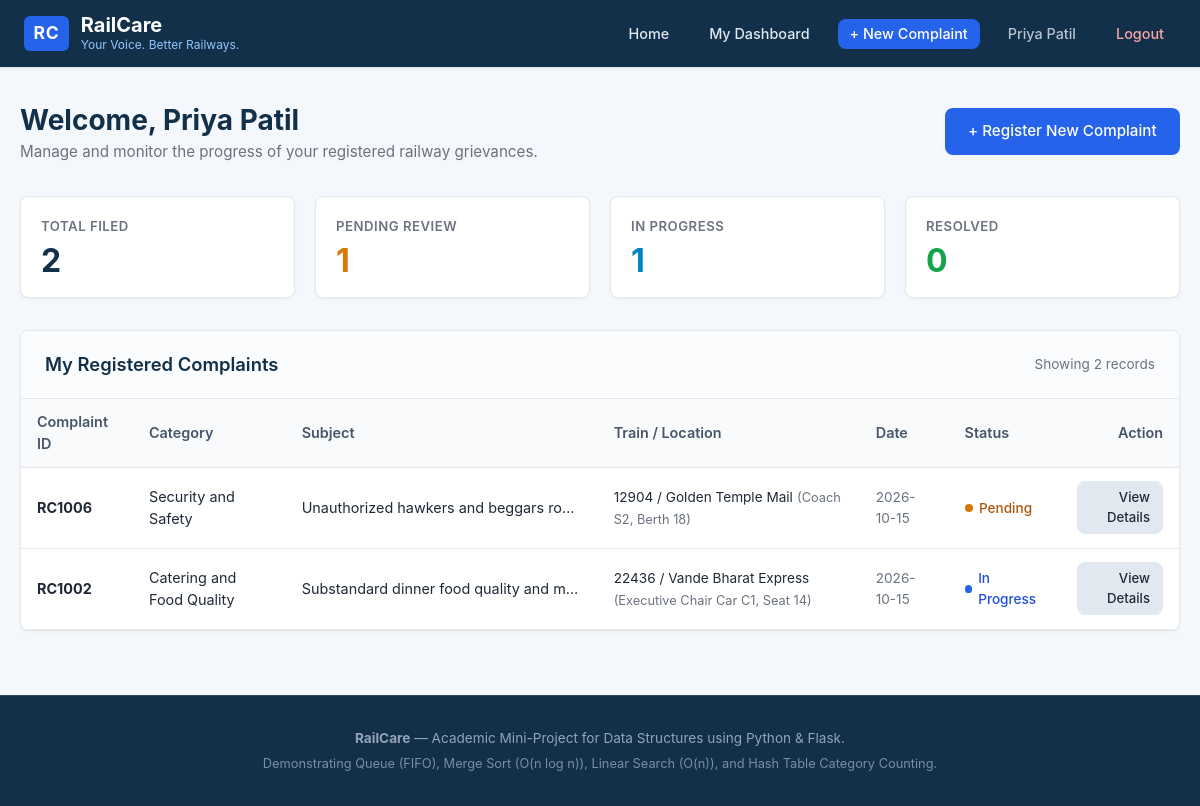
Page /user/dashboard (signed in) on the committed database.
### tables this page shows
CREATE TABLE complaints (
        id INTEGER PRIMARY KEY AUTOINCREMENT,
        complaint_id TEXT UNIQUE NOT NULL,
        user_id INTEGER NOT NULL,
        train_number TEXT NOT NULL,
        pnr_number TEXT,
        journey_date DATE NOT NULL,
        category TEXT NOT NULL,
        subject TEXT NOT NULL,
        description TEXT NOT NULL,
        location TEXT,
        status TEXT NOT NULL CHECK(status IN ('Pending', 'In Progress', 'Resolved')),
        created_at DATETIME DEFAULT CURRENT_TIMESTAMP,
        updated_at DATETIME DEFAULT CURRENT_TIMESTAMP,
        FOREIGN KEY (user_id) REFERENCES users (id) ON DELETE CASCADE
    );

### routes/user.py (the view)
@user_bp.route('/dashboard')
def dashboard():
    user_id = session['user_id']
    conn = get_db()
    cursor = conn.cursor()
    cursor.execute("""
        SELECT * FROM complaints
        WHERE user_id = ?
        ORDER BY created_at DESC;
    """, (user_id,))
    rows = cursor.fetchall()
    conn.close()
    complaints = [dict(row) for row in rows]
    summary = {
        'total': len(complaints),
        'pending': sum(1 for c in complaints if c['status'] == 'Pending'),
        'in_progress': sum(1 for c in complaints if c['status'] == 'In Progress'),
        'resolved': sum(1 for c in complaints if c['status'] == 'Resolved')
    }
    return render_template(
        'user_dashboard.html',
        user_name=session.get('user_name', 'Passenger'),
        summary=summary,
        complaints=complaints
    )

### database.py (called while the page is built)
def get_db():
    if not os.path.exists(Config.INSTANCE_DIR):
        os.makedirs(Config.INSTANCE_DIR, exist_ok=True)
    conn = sqlite3.connect(Config.DATABASE)
    conn.row_factory = sqlite3.Row
    conn.execute("PRAGMA foreign_keys = ON;")
    return conn

### routes/user.py (called while the page is built)
@user_bp.before_request
def require_user_login():
    if 'user_id' not in session:
        flash('Please log in to access your passenger dashboard.', 'warning')
        return redirect(url_for('auth.login'))

### templates/user_dashboard.html (shortened to what this page needs)
{% extends 'base.html' %}
{% block content %}
<div style="display: flex; justify-content: space-between; align-items: center; margin-bottom: 2rem; flex-wrap: wrap; gap: 1rem;">
  <div>
    <h1 style="font-size: 1.75rem; color: var(--color-primary); font-weight: 700;">Welcome, {{ user_name }}</h1>
    <p style="color: var(--color-text-muted); font-size: 0.95rem;">Manage and monitor the progress of your registered railway grievances.</p>
  </div>
  <a href="{{ url_for('complaints.register_complaint') }}" class="btn btn-primary" style="padding: 0.7rem 1.4rem; font-size: 0.95rem;">
    + Register New Complaint
  </a>
</div>
<div class="metrics-grid">
  <div class="metric-card">
    <div class="metric-label">Total Filed</div>
    <div class="metric-value">{{ summary.total }}</div>
  </div>
  <div class="metric-card">
    <div class="metric-label">Pending Review</div>
    <div class="metric-value pending">{{ summary.pending }}</div>
  </div>
  <div class="metric-card">
    <div class="metric-label">In Progress</div>
    <div class="metric-value in-progress">{{ summary.in_progress }}</div>
  </div>
  <div class="metric-card">
    <div class="metric-label">Resolved</div>
    <div class="metric-value resolved">{{ summary.resolved }}</div>
  </div>
</div>
<div class="card">
  <div class="card-header">
    <h3>My Registered Complaints</h3>
    <span style="font-size: 0.85rem; color: var(--color-text-muted);">
      Showing {{ complaints|length }} record{% if complaints|length != 1 %}s{% endif %}
    </span>
  </div>
  <div class="card-body" style="padding: 0;">
    {% if complaints %}
      <div class="table-responsive">
        <table class="data-table">
          <thead>
            <tr>
              <th>Complaint ID</th>
              <th>Category</th>
              <th>Subject</th>
              <th>Train / Location</th>
              <th>Date</th>
              <th>Status</th>
              <th style="text-align: right;">Action</th>
            </tr>
          </thead>
          <tbody>
            {% for c in complaints %}
              <tr>
                <td><strong>{{ c.complaint_id }}</strong></td>
                <td>{{ c.category }}</td>
                <td>
                  <div style="max-width: 280px; white-space: nowrap; overflow: hidden; text-overflow: ellipsis;" title="{{ c.subject }}">
                    {{ c.subject }}
                  </div>
                </td>
                <td>
                  <span style="font-size: 0.85rem;">{{ c.train_number }}</span>
                  {% if c.location %}
                    <span style="color: var(--color-text-muted); font-size: 0.8rem;">({{ c.location }})</span>
                  {% endif %}
                </td>
                <td style="font-size: 0.85rem; color: var(--color-text-muted);">
                  {{ c.created_at[:10] }}
                </td>
                <td>
                  {% if c.status == 'Pending' %}
                    <span class="status-indicator status-pending"><span class="status-dot"></span>Pending</span>
                  {% elif c.status == 'In Progress' %}
                    <span class="status-indicator status-in-progress"><span class="status-dot"></span>In Progress</span>
                  {% else %}
                    <span class="status-indicator status-resolved"><span class="status-dot"></span>Resolved</span>
                  {% endif %}
                </td>
                <td style="text-align: right;">
                  <a href="{{ url_for('complaints.track_complaint', complaint_id=c.complaint_id) }}" class="btn btn-secondary btn-sm">
                    View Details
                  </a>
                </td>
              </tr>
            {% endfor %}
          </tbody>
        </table>
      </div>
    {% endif %}
  </div>
</div>
{% endblock %}

### static/css/style.css (style rules this page uses)
:root { --color-primary: #12304A; --color-primary-hover: #0c2033; --color-secondary: #2563EB; --color-secondary-hover: #1d4ed8; --color-bg: #F4F7FB; --color-card: #FFFFFF; --color-text: #1F2937; --color-text-muted: #6B7280; --color-border: #E5E7EB; --color-success: #16A34A; --color-warning: #D97706; --color-info: #0284C7; --color-danger: #DC2626; --font-family: -apple-system, BlinkMacSystemFont, "Segoe UI", Roboto, Oxygen, Ubuntu, Cantarell, "Helvetica Neue", sans-serif; --radius: 8px; }
*, *::before, *::after { box-sizing: border-box; margin: 0; padding: 0; }
body { font-family: var(--font-family); background-color: var(--color-bg); color: var(--color-text); line-height: 1.5; min-height: 100vh; display: flex; flex-direction: column; }
.metrics-grid { display: grid; grid-template-columns: repeat(auto-fit, minmax(220px, 1fr)); gap: 1.25rem; margin-bottom: 2rem; }
.metric-card { background: var(--color-card); padding: 1.25rem; border-radius: var(--radius); border: 1px solid var(--color-border); box-shadow: 0 1px 3px rgba(0, 0, 0, 0.05); }
.metric-label { font-size: 0.825rem; font-weight: 600; text-transform: uppercase; letter-spacing: 0.5px; color: var(--color-text-muted); margin-bottom: 0.5rem; }
.metric-value { font-size: 2rem; font-weight: 700; color: var(--color-primary); line-height: 1; }
.metric-value.pending { color: var(--color-warning); }
.metric-value.in-progress { color: var(--color-info); }
.metric-value.resolved { color: var(--color-success); }
.card { background: var(--color-card); border-radius: var(--radius); border: 1px solid var(--color-border); box-shadow: 0 1px 3px rgba(0, 0, 0, 0.05); margin-bottom: 2rem; overflow: hidden; }
.card-header { padding: 1.25rem 1.5rem; border-bottom: 1px solid var(--color-border); background-color: #FAFCFE; display: flex; justify-content: space-between; align-items: center; flex-wrap: wrap; gap: 1rem; }
.card-header h2, .card-header h3 { font-size: 1.15rem; font-weight: 600; color: var(--color-primary); }
.card-body { padding: 1.5rem; }
.table-responsive { width: 100%; overflow-x: auto; }
.data-table { width: 100%; border-collapse: collapse; font-size: 0.9rem; text-align: left; }
.data-table th { background-color: #F8FAFC; color: #475569; font-weight: 600; padding: 0.75rem 1rem; border-bottom: 1px solid var(--color-border); }
.data-table td { padding: 0.85rem 1rem; border-bottom: 1px solid var(--color-border); vertical-align: middle; }
.status-indicator { display: inline-flex; align-items: center; gap: 0.4rem; font-size: 0.85rem; font-weight: 500; }
.status-dot { width: 8px; height: 8px; border-radius: 50%; display: inline-block; }
.status-pending .status-dot { background-color: var(--color-warning); }
.status-pending { color: #B45309; }
.status-in-progress .status-dot { background-color: var(--color-secondary); }
.status-in-progress { color: #1D4ED8; }
.btn { display: inline-flex; align-items: center; justify-content: center; gap: 0.5rem; padding: 0.6rem 1.25rem; font-size: 0.9rem; font-weight: 500; border-radius: var(--radius); cursor: pointer; text-decoration: none; border: 1px solid transparent; transition: all 0.15s; }
.btn-primary { background-color: var(--color-secondary); color: #ffffff; }
.btn-secondary { background-color: #E2E8F0; color: #1E293B; }
.btn-sm { padding: 0.35rem 0.75rem; font-size: 0.825rem; }

### rows in the picture
complaints: complaint_id "RC1006", category "Security and Safety", subject "Unauthorized hawkers and beggars ro…", train_number "12904 / Golden Temple Mail", location "Coach S2, Berth 18", created_at "2026-10-15", status "Pending" (drawn)
complaints: complaint_id "RC1002", category "Catering and Food Quality", subject "Substandard dinner food quality and m…", train_number "22436 / Vande Bharat Express", location "Executive Chair Car C1, Seat 14", created_at "2026-10-15", status "In Progress" (drawn)

### other values in the picture
{{ session.get('user_name') }} "Priya Patil"
{{ user_name }} "Priya Patil"
{{ summary.total }} "2"
{{ summary.pending }} "1"
{{ summary.in_progress }} "1"
{{ summary.resolved }} "0"
{{ complaints|length }} "2"
